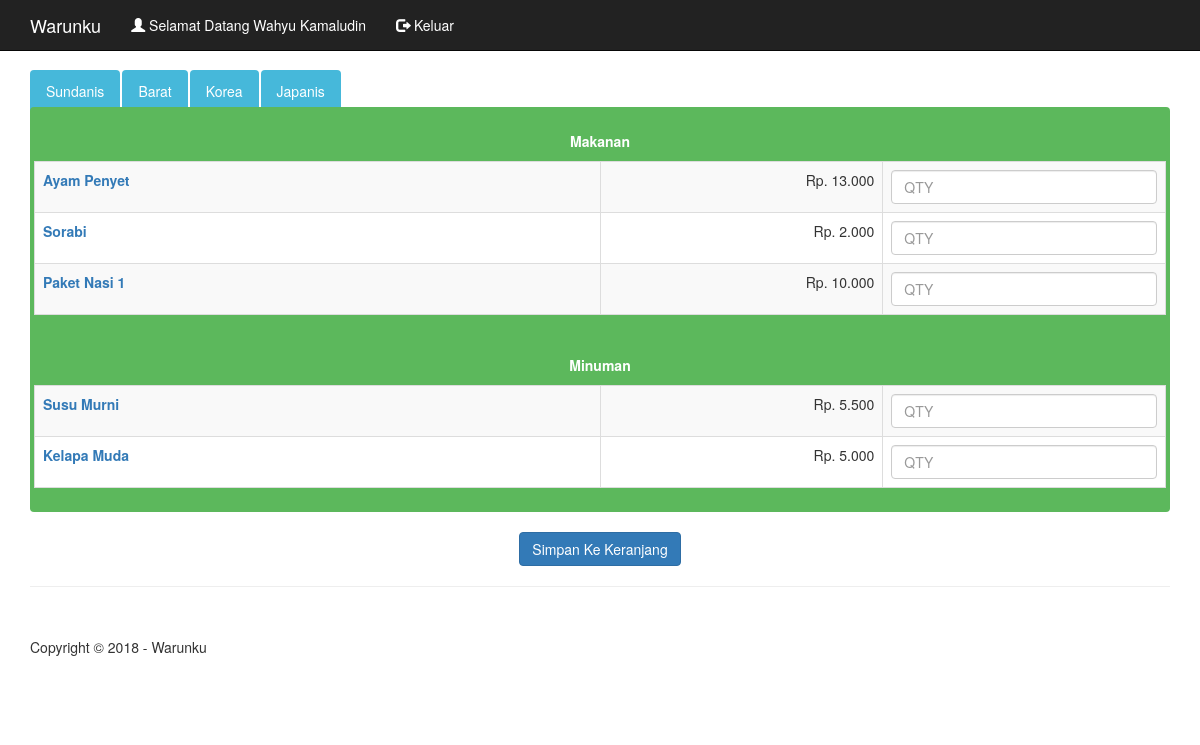
Page / (signed in) on the committed database.
### tables this page shows
CREATE TABLE IF NOT EXISTS `jenis` (
  `id_jenis` int(11) NOT NULL,
  `jenis` varchar(30) NOT NULL
);

CREATE TABLE IF NOT EXISTS `kategori` (
  `id_kategori` int(11) NOT NULL,
  `kategori` varchar(20) NOT NULL
);

CREATE TABLE IF NOT EXISTS `produk` (
  `id_produk` int(11) NOT NULL,
  `nama_produk` varchar(50) NOT NULL,
  `id_jenis` int(11) NOT NULL,
  `id_kategori` varchar(5) NOT NULL,
  `harga` int(20) NOT NULL,
  `gambar` varchar(50) NOT NULL,
  `deskripsi` text NOT NULL
);

### config/library.php (called while the page is built, shortened)
<?php
function format_rupiah($angka){
  $rupiah=number_format($angka,0,',','.');
  return "Rp. ". $rupiah;
}
?>

### daftar.php (the view, shortened to what this page needs)
<div class="row">
    <div class="col-lg-12">
	<div class='thumbnail col-md-12' style='background:#5CB85C'>
	<?php
		$filter = mysql_query("select * from kategori");
		while($ff=mysql_fetch_array($filter)){
			echo "
			<br><p style='color:#ffffff'><b>$ff[kategori]</b></p>
			<table class='table table-striped table-bordered dataTable' style='background:#ffffff'>";
			$r=mysql_query("SELECT * FROM produk where id_kategori='$ff[id_kategori]' and id_jenis='$da1[id_jenis]'");
			while($d=mysql_fetch_array($r)){
			$harga = format_rupiah($d[harga]);
			echo"
						<tr>
							<td style='text-align:left;width:50%'><a href='#' data-toggle='modal' data-target='#my_$d[id_produk]'><b>$d[nama_produk]</b></a></td>
							<td style='text-align:right'>
							$harga
							</td>
							<td width='25%' style='text-align:left'>
							<input class='form-control' type='number' name='jumlah[]' placeholder='QTY'>
								<input class='form-control' type='hidden' name='id_produk[]' value='$d[id_produk]'>
							</td>
						</tr>
										<div class='modal fade modal-success' id='my_$d[id_produk]' tabindex='-1' role='dialog' aria-labelledby='myModalLabel' aria-hidden='true'>
                                            <div class='modal-dialog'>
                                                <div class='modal-content'>
                                                    <div class='modal-header'>
                                                        <button type='button' class='close' data-dismiss='modal' aria-label='Close'><span aria-hidden='true'>&times;</span></button>
                                                        <h4 class='modal-title' id='myModalLabel'>$d[nama_produk]</h4>
                                                    </div>
                                                    <div class='modal-body'>
														<div class='caption'>";
														echo"
															<h3>$d[nama_produk]</h3>
															<p><b>$harga</b></p>
															$d[deskripsi]
														</div>
                                                    </div>
                                                    <div class='modal-footer'>
                                                        <button type='button' class='btn btn-default' data-dismiss='modal'>Tutup</button>
                                                    </div>
                                                </div>
                                            </div>
                                        </div>";
			}
			echo "</table>";
		}
		?>
		</div>
	</div>
</div>

### index.php (shortened to what this page needs)
<?php
include "config/library.php";
if (empty($_SESSION['username']) || empty($_SESSION['password'])){
	header('location:login.php');
}
else{
?>
<!DOCTYPE html>
<html lang="en">
<head>
    <link href="css/bootstrap.min.css" rel="stylesheet">
    <link href="css/heroic-features.css" rel="stylesheet">
</head>
<body >
	<nav class="navbar navbar-inverse navbar-fixed-top"  role="navigation">
        <div class="container" >
			<div class="navbar-header">
                <a style="color:#ffffff" class="navbar-brand" href="#">Warunku</a>
            </div>
			<div class="collapse navbar-collapse" id="bs-example-navbar-collapse-1">
                <ul class="nav navbar-nav">
                     <li>
						<a style="color:#ffffff"> <span class="glyphicon glyphicon-user"></span> Selamat Datang <?php echo $_SESSION[nama];?></a>
					  </li>
					  <li>
						<a style="color:#ffffff" href="logout.php"><span class="glyphicon glyphicon-log-out"></span> Keluar</a>
					  </li>
                </ul>
            </div>
        </div>
    </nav>
	<?php
	$ke=$_GET['ke'];
	switch($ke){
		default :
	?>
    <div class="container" >
        <div class="row text-center">
		<div class=" navbar-collapse">
			<ul class="nav nav-tabs">
			  <?php
			  $qr=mysql_query("select * from jenis");
			  while($da=mysql_fetch_array($qr)){
				  echo "
				  <li><a href='#$da[jenis]' data-toggle='tab'>$da[jenis]</a></li>";
			  }
				?>
			</ul>
		<form action="modul/keranjang/aksi_keranjang.php" method="post">
			<div class="tab-content">
			  <?php
			  $qr1=mysql_query("select * from jenis");
			  while($da1=mysql_fetch_array($qr1)){
				  if ($da1[id_jenis]==1){
					  $a = "active";
				  }
				  else{
					  $a = "";
				  }
				  echo "
				 <div class='tab-pane $a' id='$da1[jenis]'>";
				 include "daftar.php";
				 echo "</div>";
			  }
			  ?>
			</div>
			<input type='submit' class='btn btn-primary' name='kirim' value='Simpan Ke Keranjang'>
		</form>
		</div>
		</div>
		<hr>
        <footer>
            <div class="row">
                <div class="col-lg-12">
                    <p>Copyright &copy; <?php echo date("Y");?> - Warunku</p>
                </div>
            </div>
        </footer>
    </div>
	<?php
		break;
	?>
	<?php
	}
	?>
</body>
</html>
<?php } ?>

### css/heroic-features.css (style rules this page uses)
body { padding-top: 70px; }
footer { margin: 50px 0; }

### rows in the picture
jenis: jenis "Sundanis"
jenis: jenis "Barat"
jenis: jenis "Korea"
jenis: jenis "Japanis"
kategori: kategori "Makanan"
produk: nama_produk "Ayam Penyet", harga "Rp. 13.000"
produk: nama_produk "Sorabi", harga "Rp. 2.000"
produk: nama_produk "Paket Nasi 1", harga "Rp. 10.000"
kategori: kategori "Minuman"
produk: nama_produk "Susu Murni", harga "Rp. 5.500"
produk: nama_produk "Kelapa Muda", harga "Rp. 5.000"

### other values in the picture
$_SESSION[nama] "Wahyu Kamaludin"
